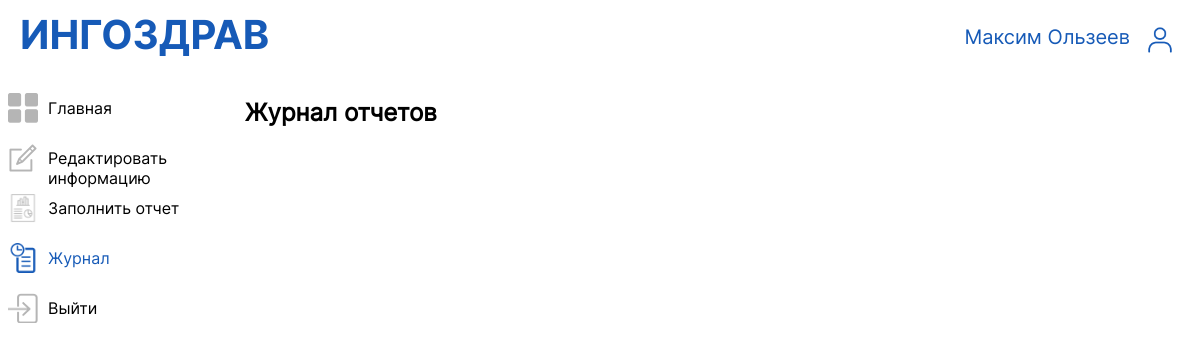
Before: /log (signed in) with the older database file.
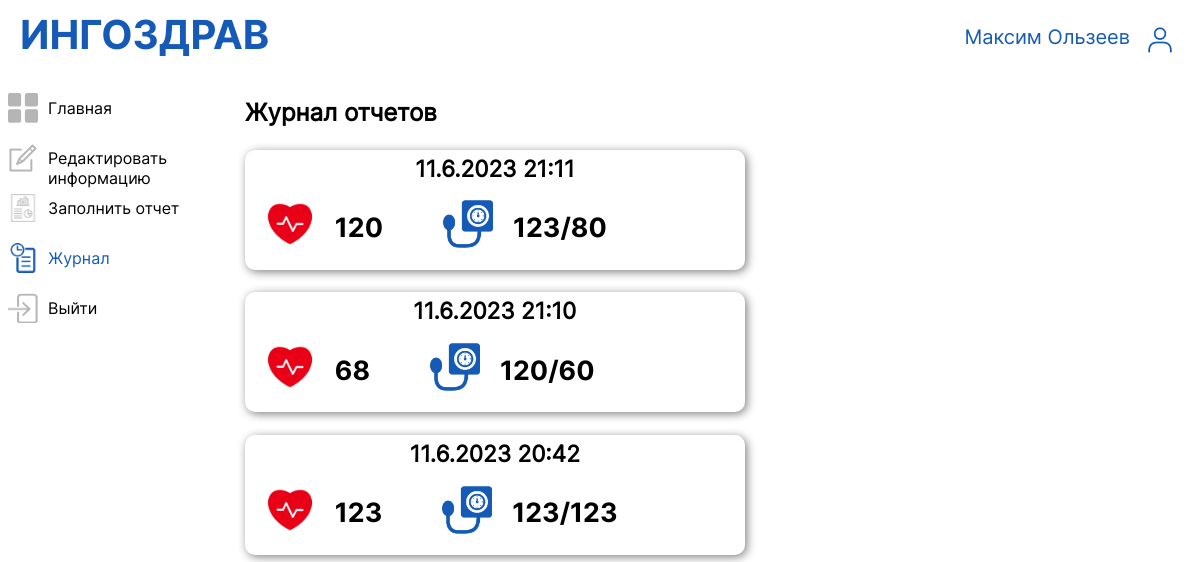
After: the same page with the newer database file.
### main/models.py (models this page shows, shortened)
class MedicalInfo(models.Model):
    username = models.CharField(max_length=30)
    report_datetime = models.DateTimeField()
    pulse = models.IntegerField()
    preassure1 = models.IntegerField()
    preassure2 = models.IntegerField()
    class Meta:
        verbose_name = "User's medical info"
        verbose_name_plural = "Users' medical info"

### main/views.py (the view)
# urls.py: path('log', views.personal_area_log, name='area4'),
def personal_area_log(request):
    reports = MedicalInfo.objects.filter(username=request.user.username).order_by("-report_datetime")
    return render(request, 'main/personal_area_log.html', {'is_main': False,
                                                           'chosen': 4,
                                                           "title": get_title(request),
                                                           "reports": reports})

### main/views.py (called while the page is built)
def get_title(request):
    if request.user.is_authenticated:
        first_name = request.user.first_name
        second_name = request.user.last_name
        mail = request.user.username
        if first_name:
            return f"{first_name} {second_name}" if second_name else first_name
        else:
            return mail
    else:
        return ''

### main/templates/main/personal_area_log.html (shortened to what this page needs)
{% extends 'main/list.html' %}
{% load static %}
{% block personal_area_content %}
<div class="personal_area_log_content">
    <h2 class="personal_area_title">Журнал отчетов</h2>
    {% for report in reports %}
        <div class="log_report">
            <h3 class="log_report_title">{{ report.report_datetime.day }}.{{ report.report_datetime.month }}.{{ report.report_datetime.year }} {{ report.report_datetime.hour}}:{{ report.report_datetime.minute }} </h3>
            <div class="log_report_info">
                <img src="{% static 'main/png/heartbeat.png' %}" class="log_report_image">
                <p>{{ report.pulse }}</p>
                <img src="{% static 'main/png/pressure.png' %}" class="log_report_image" style="left: 100px">
                <p style="left: 120px;">{{ report.preassure2 }}/{{ report.preassure1 }}</p>
            </div>
        </div>
    {% endfor %}
</div>
{% endblock %}

### main/templates/main/list.html (shortened to what this page needs)
{% extends 'main/header.html' %}
{% load static %}
{% block content %}
<div class="personal_area_main_box">
    <div>
        {% if chosen == 1 %}
            <div class="personal_area_list_button_chosen">
                <img src="static/main/png/btn21.png" class="personal_area_list_button_image">
                <a href="{% url 'area1' %}">Главная</a>
            </div>
        {% else %}
            <div class="personal_area_list_button">
                <img src="static/main/png/btn11.png" class="personal_area_list_button_image">
                <a href="{% url 'area1' %}">Главная</a>
            </div>
        {% endif %}
        {% if chosen == 2 %}
            <div class="personal_area_list_button_chosen">
                <img src="static/main/png/btn22.png" class="personal_area_list_button_image">
                <a href="{% url 'area2' %}">Редактировать информацию</a>
            </div>
        {% else %}
            <div class="personal_area_list_button">
                <img src="static/main/png/btn12.png" class="personal_area_list_button_image">
                <a href="{% url 'area2' %}">Редактировать информацию</a>
            </div>
        {% endif %}
        {% if chosen == 3 %}
            <div class="personal_area_list_button_chosen">
                <img src="static/main/png/btn23.png" class="personal_area_list_button_image">
                <a href="{% url 'area3' %}">Заполнить отчет</a>
            </div>
        {% else %}
            <div class="personal_area_list_button">
                <img src="static/main/png/btn13.png" class="personal_area_list_button_image">
                <a href="{% url 'area3' %}">Заполнить отчет</a>
            </div>
        {% endif %}
        {% if chosen == 4 %}
            <div class="personal_area_list_button_chosen">
                <img src="static/main/png/btn24.png" class="personal_area_list_button_image">
                <a href="{% url 'area4' %}">Журнал</a>
            </div>
        {% else %}
            <div class="personal_area_list_button">
                <img src="static/main/png/btn14.png" class="personal_area_list_button_image">
                <a href="{% url 'area4' %}">Журнал</a>
            </div>
        {% endif %}
        <div class="personal_area_list_button_quit">
            <img src="static/main/png/btn15.png" class="personal_area_list_button_image">
            <a href="{% url 'area_quit' %}">Выйти</a>
        </div>
    </div>
    {% block personal_area_content %}
    {% endblock %}
</div>
{% endblock %}

### main/templates/main/header.html (shortened to what this page needs)
{% load static %}
<!DOCTYPE html>
<html land="ru">
<head>
    <link rel="stylesheet" type="text/css" href="{% static 'main/css/main.css' %}">
</head>
<body>
{% block content %}
{% endblock %}
<div class="main_box">
    {% if is_main %}
        <a class="name" href="{% url 'main' %}">ИНГОЗДРАВ</h1>
        {% if title %}
            <div style="display: flex" class="sign_up_box">
                <a style="text-decoration: none; color: white; position: relative; right: 10px;" href="{% url 'area1' %}">{{ title }}</a>
                <img src="{% static 'main/png/person_icon_main.png' %}" style="width: 40px; position: relative; top: -5px">
            </div>
        {% else %}
            <a href="{% url 'sign_up' %}" class="sign_up_box">Зарегистрироваться</a>
            <a href="{% url 'sign_in' %}" class="sign_in_box">Войти</a>
        {% endif %}
    {% else %}
        <a class="name_not_main" href="{% url 'main' %}">ИНГОЗДРАВ</h1>
        {% if title %}
            <div style="display: flex" class="sign_up_box_not_main">
                <a style="text-decoration: none; color: #165ab7; position: relative; right: 10px;" href="{% url 'area1' %}">{{ title }}</a>
                <img src="{% static 'main/png/person_icon.png' %}" style="width: 40px; position: relative; top: -5px">
            </div>
        {% else %}
            <a href="{% url 'sign_up' %}" class="sign_up_box_not_main">Зарегистрироваться</a>
            <a href="{% url 'sign_in' %}" class="sign_in_box_not_main">Войти</a>
        {% endif %}
    {% endif %}
</div>
</body>
</html>

### main/static/main/css/main.css (style rules this page uses)
.main_box { top: 0px; display: flex; font-family: 'Inter'; color: white; }
.name_not_main { position: absolute; font-weight: 700; left: 20px; top: 10px; color: #165ab7; text-decoration: none; font-size: 30pt; font-family: 'Inter-bold'; }
.sign_up_box_not_main { position: absolute; top: 25px; font-weight: 500; font-size: 15pt; right: 20px; color: #165ab7; text-decoration: none; transition: 0.2s; }
.personal_area_main_box { position: relative; top: 70px; display: grid; grid-template-columns: 1fr 4fr; }
.personal_area_list_button { display: flex; width: 90%; height: 40px; margin-top: 10px; font-family: 'Inter'; }
.personal_area_list_button a { position: relative; top: 10px; left: 10px; text-decoration: none; color: black; transition: 0.2s; }
.personal_area_list_button_chosen { display: flex; width: 90%; height: 40px; margin-top: 10px; font-family: 'Inter'; }
.personal_area_list_button_chosen a { position: relative; top: 10px; left: 10px; text-decoration: none; color: #165ab7; transition: 0.2s; }
.personal_area_list_button_image { display: block; position: relative; top: 5px; width: 30px; height: 30px; }
.personal_area_list_button_quit { display: flex; width: 90%; height: 40px; margin-top: 10px; font-family: 'Inter'; }
.personal_area_list_button_quit a { position: relative; top: 10px; left: 10px; text-decoration: none; color: black; transition: 0.2s; }
.personal_area_title { font-family: 'Inter'; }
.personal_area_log_content { font-family: 'Inter'; }
.log_report { display: block; width: 500px; height: 120px; box-shadow: 2px 2px 10px grey; border-radius: 10px; }
.log_report_title { font-size: 17pt; text-align: center; position: relative; top: 5px; }
.log_report_info { display: flex; }
.log_report_info p { position: relative; left: 40px; bottom: 15px; font-size: 20pt; font-family: 'Inter-bold'; }
.log_report_image { display: block; width: 50px; height: 50px; position: relative; left: 20px; }

Changed rows visible on the page:
added MedicalInfo: report_datetime.day "11", report_datetime.month "6", report_datetime.year "2023", report_datetime.hour "21", report_datetime.minute "11", pulse "120", preassure2 "123", preassure1 "80"
added MedicalInfo: report_datetime.day "11", report_datetime.month "6", report_datetime.year "2023", report_datetime.hour "21", report_datetime.minute "10", pulse "68", preassure2 "120", preassure1 "60"
added MedicalInfo: report_datetime.day "11", report_datetime.month "6", report_datetime.year "2023", report_datetime.hour "20", report_datetime.minute "42", pulse "123", preassure2 "123", preassure1 "123"
